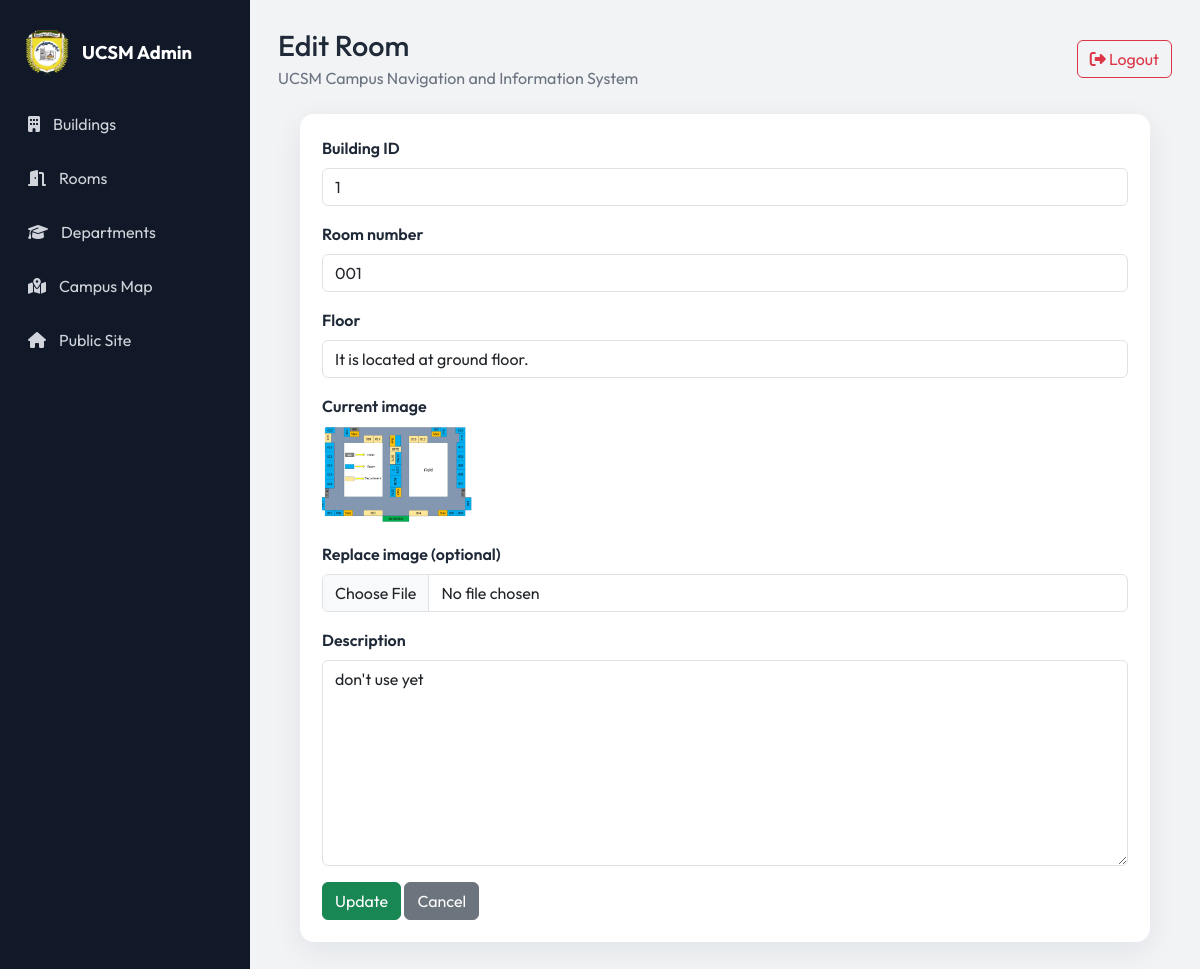
The page /editbuilding.php?id=1 (signed in) on the database its author committed.
### tables this page shows
CREATE TABLE `room` (
  `id` int(225) NOT NULL,
  `bid` int(225) NOT NULL,
  `roomnum` varchar(225) NOT NULL,
  `floor` varchar(225) NOT NULL,
  `imgroom` longblob NOT NULL,
  `descriptionOfRoom` text NOT NULL
);

### bootstrap.php (called while the page is built, shortened)
<?php
require_once __DIR__ . '/includes/helpers.php';
require_once __DIR__ . '/classes/Room.php';
$db = Database::getInstance()->connection();
$roomModel = new Room($db);

### classes/Room.php (called while the page is built, shortened)
<?php
final class Room
{
    public function find(int $id): ?array
    {
        $stmt = $this->db->prepare('SELECT * FROM room WHERE id = ? LIMIT 1');
        $stmt->bind_param('i', $id); $stmt->execute();
        $row = $stmt->get_result()->fetch_assoc();
        return $row ?: null;
    }
}

### includes/helpers.php (called while the page is built, shortened)
<?php
function e(?string $value): string
{
    return htmlspecialchars((string)$value, ENT_QUOTES, 'UTF-8');
}

### editbuilding.php (the view, shortened to what this page needs)
<?php
declare(strict_types=1); require __DIR__.'/includes/auth_guard.php';
$id=filter_var($_GET['id']??null,FILTER_VALIDATE_INT);if(!$id||$id<1){flash('danger','Invalid room ID.');redirect('new_buildingAdmin.php');}$row=$roomModel->find($id);if(!$row){flash('danger','Room not found.');redirect('new_buildingAdmin.php');}$errors=[];$data=$row;
$pageTitle='Edit Room';require __DIR__.'/includes/admin_header.php';
?><div class="admin-card form-card"><form method="post" enctype="multipart/form-data"><input type="hidden" name="csrf_token" value="<?=e(csrf_token())?>"><?php foreach($errors as $error):?><div class="alert alert-danger"><?=e($error)?></div><?php endforeach;?><div class="mb-3"><label class="form-label">Building ID</label><input class="form-control" type="number" name="bid" value="<?=e((string)$data['bid'])?>" required></div><div class="mb-3"><label class="form-label">Room number</label><input class="form-control" name="roomnum" value="<?=e((string)$data['roomnum'])?>" required></div><div class="mb-3"><label class="form-label">Floor</label><input class="form-control" name="floor" value="<?=e((string)$data['floor'])?>" required></div><div class="mb-3"><label class="form-label">Current image</label><br><img class="current-image" src="<?=e((string)$row['imgroom'])?>" alt="Current room image"></div><div class="mb-3"><label class="form-label">Replace image (optional)</label><input class="form-control" type="file" name="image" accept="image/jpeg,image/png,image/gif,image/webp"></div><div class="mb-3"><label class="form-label">Description</label><textarea class="form-control" name="descriptions" rows="8"><?=e((string)$data['descriptionOfRoom'])?></textarea></div><button class="btn btn-success">Update</button> <a class="btn btn-secondary" href="new_buildingAdmin.php">Cancel</a></form></div><?php require __DIR__.'/includes/admin_footer.php';?>

### admin.css (style rules this page uses)
:root { --sidebar:#111827;--sidebar-hover:#1f2937;--accent:#2f1fe4;--page:#f1f3f5;--card:#fff;--text:#1f2937;--muted:#6b7280 }
* { box-sizing:border-box }
html,body { margin:0;min-height:100%;font-family:Outfit,system-ui,sans-serif;background:var(--page);color:var(--text) }
.admin-card { background:var(--card);border-radius:14px;box-shadow:0 8px 30px rgba(15,23,42,.07);padding:22px }
.form-card { max-width:850px;margin:0 auto }
.form-label { font-weight:600 }
.current-image { width:150px;height:100px;object-fit:cover;border-radius:8px }

### rows shown on the page
room: bid "1", roomnum "001", floor "It is located at ground floor.", imgroom (picture), descriptions "don't use yet"

### other values the page prints
$pageTitle "Edit Room"
